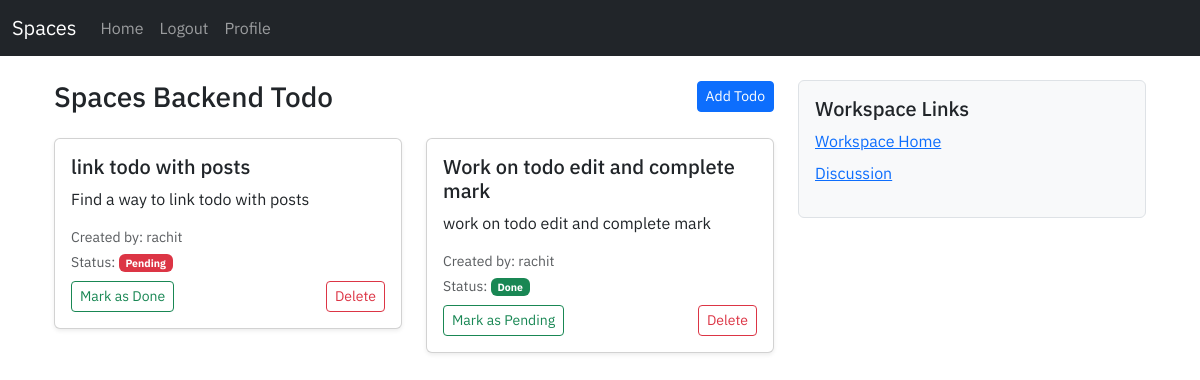
Page /workspace/todo/1/ (signed in) on the earlier database version.
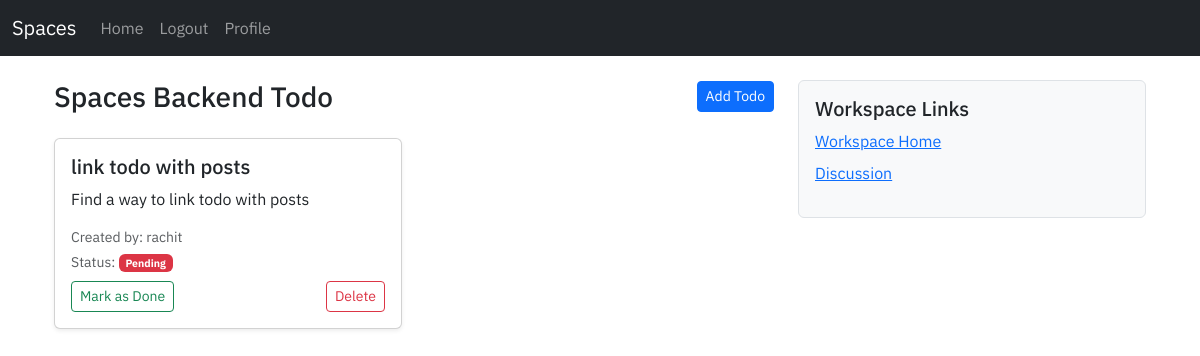
Same page on the later database version.
### workspace/models.py (models this page shows, shortened)
class Workspace(models.Model):
    name = models.CharField(max_length=255)
    description = models.TextField(blank=True, null=True)
    creator = models.ForeignKey(User, on_delete=models.CASCADE, related_name='created_workspaces')
    members = models.ManyToManyField(User, related_name='workspaces')
    created_at = models.DateTimeField(auto_now_add=True)

### todo/models.py (models this page shows)
class Todo(models.Model):
    task = models.CharField(max_length=100, null=False, blank=False)
    description = models.TextField(max_length=500, null=False, blank=False)
    status = models.BooleanField(default=False)
    creator = models.ForeignKey(User, on_delete=models.CASCADE)
    workspace = models.ForeignKey(Workspace, on_delete=models.CASCADE)

### workspace/decorators.py (the view)
    def wrap(request, *args, **kwargs):
        workspace_id = kwargs.get('workspace_id')
        workspace = get_object_or_404(Workspace, id=workspace_id)
        user = request.user
        if user == workspace.creator or user in workspace.members.all():
            return function(request, *args, **kwargs)
        else:
            return HttpResponseForbidden("You can not view this workspace")

### todo/views.py (called while the page is built)
@login_required
@user_membership_check
def workspace_todo(request, workspace_id):
    workspace = get_object_or_404(Workspace, id=workspace_id)
    todos = Todo.objects.filter(workspace=workspace)
    context = {
        'todos': todos,
        'workspace': workspace,
    }
    return render(request, 'todo/todo.html', context=context)

### todo/templates/todo/todo.html (shortened to what this page needs)
{% extends 'user/base.html' %}
{% block content %}
<div class="container mt-4">
    <div class="row">
        <div class="col-md-8">
            <div class="d-flex justify-content-between align-items-center mb-4">
                <h3 class="mb-0">{{ workspace.name }} Todo</h3>
                <a href="{% url 'todo-creation-form' workspace.id %}" class="btn btn-primary btn-sm">Add Todo</a>
            </div>
            {% if todos %}
                <div class="row">
                    {% for todo in todos %}
                        <div class="col-md-6 mb-3">
                            <div class="card shadow-sm">
                                <div class="card-body">
                                    <h5 class="card-title">{{ todo.task }}</h5>
                                    <p class="card-text">{{ todo.description }}</p>
                                    <p class="text-muted small mb-1">Created by: {{ todo.creator.username }}</p>
                                    <p class="text-muted small mb-2">Status:
                                        {% if todo.status %}
                                            <span class="badge bg-success">Done</span>
                                        {% else %}
                                            <span class="badge bg-danger">Pending</span>
                                        {% endif %}
                                    </p>
                                    <div class="d-flex justify-content-between">
                                        <a href="{% url 'todo-update-status' todo.id %}" class="btn btn-sm btn-outline-success">
                                            {% if todo.status %} Mark as Pending {% else %} Mark as Done {% endif %}
                                        </a>
                                        {% if request.user == todo.creator %}
                                        <a href="{% url 'delete-todo' todo.id %}" class="btn btn-sm btn-outline-danger" onclick="return confirm('Are you sure you want to delete this todo?');">
                                            Delete
                                        </a>
                                        {% endif %}
                                    </div>
                                </div>
                            </div>
                        </div>
                    {% endfor %}
                </div>
            {% else %}
                <div class="alert alert-info text-center" role="alert">
                    No todo items yet. Be the first to add one!
                </div>
            {% endif %}
        </div>
        <div class="col-md-4">
            <div class="p-3 bg-light border rounded">
                <h5>Workspace Links</h5>
                <ul class="list-unstyled">
                    <li><a href="{% url 'workspace' workspace.id %}" class="d-block mb-2">Workspace Home</a></li>
                    <li><a href="{% url 'workspace-discussion-index' workspace.id %}" class="d-block mb-2">Discussion</a></li>
                </ul>
            </div>
        </div>
    </div>
</div>
{% endblock %}

### user/templates/user/base.html (shortened to what this page needs)
<!DOCTYPE html>
<html lang="en">
<head>
    <link href="https://cdn.jsdelivr.net/npm/bootstrap@5.3.0-alpha3/dist/css/bootstrap.min.css" rel="stylesheet">
     {% load static %}
     <link rel="stylesheet" href="{% static 'user/style.css' %}">
</head>
<body>
    <nav class="navbar navbar-expand-lg navbar-dark bg-dark">
        <div class="container-fluid">
            <a class="navbar-brand" href="{% url 'home' %}">Spaces</a>
            <div class="collapse navbar-collapse" id="navbarNav">
                <ul class="navbar-nav">
                    <li class="nav-item">
                        <a class="nav-link" href="{% url 'home' %}">Home</a>
                    </li>
                    {% if user.is_authenticated %}
                    <li class="nav-item">
                        <a class="nav-link" href="{% url 'logout' %}">Logout</a>
                    </li>
                    <li class="nav-item">
                        <a class="nav-link" href="{% url 'profile' %}">Profile</a>
                    </li>
                    {% else %}
                    <li class="nav-item">
                        <a class="nav-link" href="{% url 'login' %}">Login</a>
                    </li>
                    {% endif %}
                </ul>
            </div>
        </div>
    </nav>
    <div class="container mt-4">
        {% block content %}
        {% endblock %}
    </div>
</body>
</html>

### user/static/user/style.css (style rules this page uses)
* { font-family: 'IBM Plex Sans', serif; }

Differences in the rows shown:
removed Todo: task "Work on todo edit and complete mark", description "work on todo edit and complete mark", creator.username "rachit", status "Done", shows "Delete"
